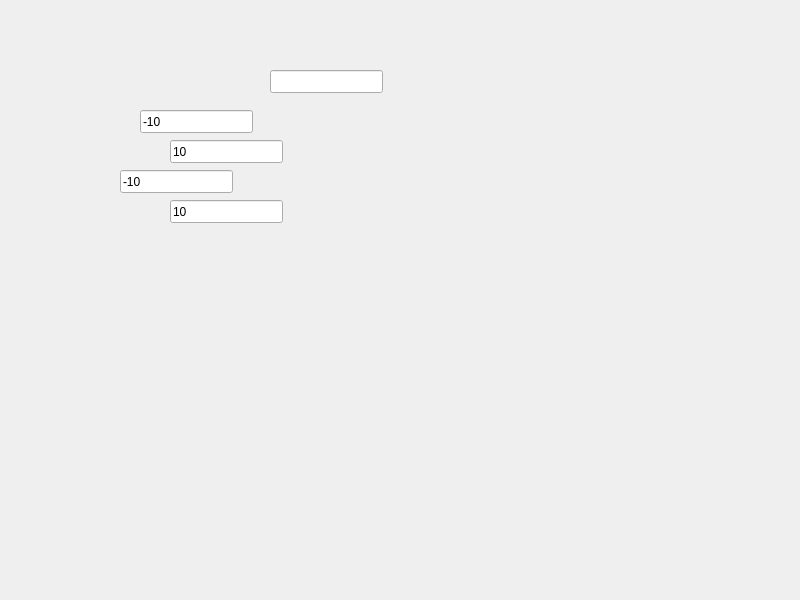
<?xml version="1.0" encoding="UTF-8"?>
<ui version="4.0">
 <class>MainWindow</class>
 <widget class="QMainWindow" name="MainWindow">
  <property name="geometry">
   <rect>
    <x>0</x>
    <y>0</y>
    <width>800</width>
    <height>600</height>
   </rect>
  </property>
  <property name="windowTitle">
   <string>MainWindow</string>
  </property>
  <widget class="QWidget" name="centralWidget">
   <widget class="QLabel" name="label">
    <property name="geometry">
     <rect>
      <x>50</x>
      <y>50</y>
      <width>59</width>
      <height>15</height>
     </rect>
    </property>
    <property name="text">
     <string/>
    </property>
   </widget>
   <widget class="QLabel" name="label_2">
    <property name="geometry">
     <rect>
      <x>310</x>
      <y>50</y>
      <width>59</width>
      <height>15</height>
     </rect>
    </property>
    <property name="text">
     <string/>
    </property>
   </widget>
   <widget class="QLineEdit" name="lineEdit">
    <property name="geometry">
     <rect>
      <x>270</x>
      <y>70</y>
      <width>113</width>
      <height>23</height>
     </rect>
    </property>
   </widget>
   <widget class="QLabel" name="label_3">
    <property name="geometry">
     <rect>
      <x>230</x>
      <y>120</y>
      <width>59</width>
      <height>15</height>
     </rect>
    </property>
    <property name="text">
     <string/>
    </property>
   </widget>
   <widget class="QLabel" name="label_4">
    <property name="geometry">
     <rect>
      <x>220</x>
      <y>140</y>
      <width>59</width>
      <height>15</height>
     </rect>
    </property>
    <property name="text">
     <string/>
    </property>
   </widget>
   <widget class="QLabel" name="label_5">
    <property name="geometry">
     <rect>
      <x>230</x>
      <y>170</y>
      <width>59</width>
      <height>15</height>
     </rect>
    </property>
    <property name="text">
     <string/>
    </property>
   </widget>
   <widget class="QLabel" name="label_6">
    <property name="geometry">
     <rect>
      <x>190</x>
      <y>200</y>
      <width>59</width>
      <height>15</height>
     </rect>
    </property>
    <property name="text">
     <string/>
    </property>
   </widget>
   <widget class="QLineEdit" name="lineEdit_2">
    <property name="geometry">
     <rect>
      <x>140</x>
      <y>110</y>
      <width>113</width>
      <height>23</height>
     </rect>
    </property>
    <property name="text">
     <string>-10</string>
    </property>
   </widget>
   <widget class="QLineEdit" name="lineEdit_3">
    <property name="geometry">
     <rect>
      <x>170</x>
      <y>140</y>
      <width>113</width>
      <height>23</height>
     </rect>
    </property>
    <property name="text">
     <string>10</string>
    </property>
   </widget>
   <widget class="QLineEdit" name="lineEdit_4">
    <property name="geometry">
     <rect>
      <x>120</x>
      <y>170</y>
      <width>113</width>
      <height>23</height>
     </rect>
    </property>
    <property name="text">
     <string>-10</string>
    </property>
   </widget>
   <widget class="QLineEdit" name="lineEdit_5">
    <property name="geometry">
     <rect>
      <x>170</x>
      <y>200</y>
      <width>113</width>
      <height>23</height>
     </rect>
    </property>
    <property name="text">
     <string>10</string>
    </property>
   </widget>
  </widget>
 </widget>
 <layoutdefault spacing="6" margin="11"/>
 <resources/>
 <connections/>
</ui>
